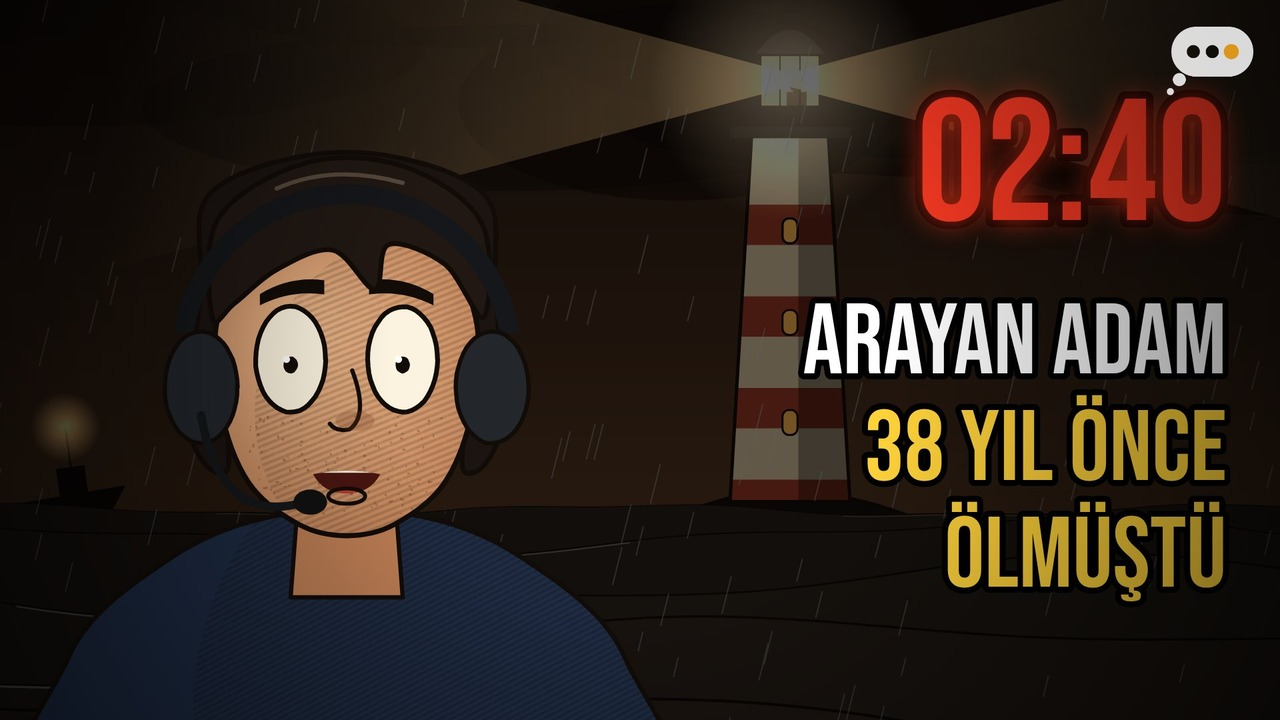
#> input picture video/02-kuzgun-feneri/kucuk-resim.jpg, 1280 x 720 px
$ python gri_zemin_ayir.py ../video/02-kuzgun-feneri/kucuk-resim.jpg ../video/02-kuzgun-feneri/kucuk-resim.jpg ../video/02-kuzgun-feneri/kucuk-resim.jpg
#> lines starting #> are read from the running program, lines starting #| are printed output that depends on the picture; after the words box and inside, x2 and y2 are one past the last pixel; in counts of white or black regions, pixels touching at a corner belong together
"""Cut subjects off a flat grey background: flood-fill background from the borders, then feather."""
import sys, numpy as np, cv2
from PIL import Image
src, out_prefix, split = sys.argv[1], sys.argv[2], sys.argv[3] == "split"
img = np.asarray(Image.open(src).convert("RGB")).astype(np.int16)
H, W, _ = img.shape
#> H = 720; W = 1280
border = np.concatenate([img[0], img[-1], img[:, 0], img[:, -1]])
bg = np.median(border, axis=0)
#> bg = [15, 11, 7]
dist = np.abs(img - bg).max(axis=2)
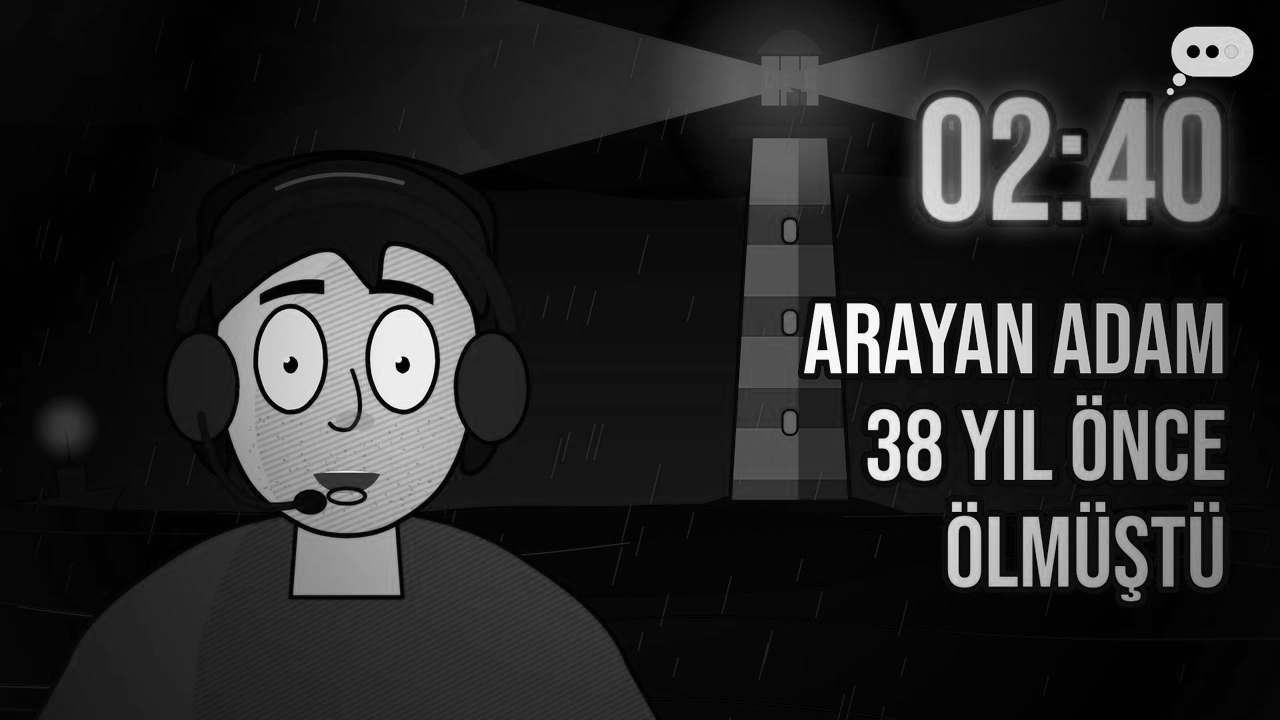
#> dist: shape (720, 1280) float64; min 1, max 248, mean 39.2
near = (dist < 18).astype(np.uint8)
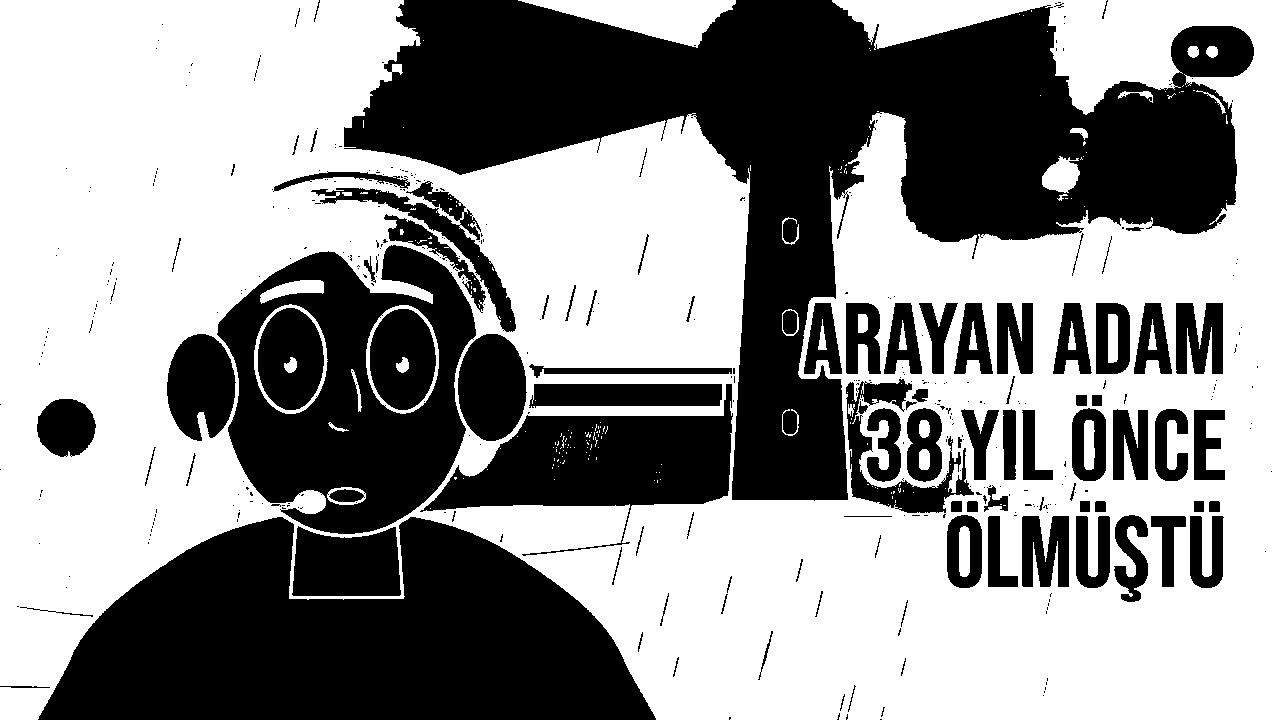
#> near: shape (720, 1280); values 0 (black) and 1 (white), 56.4% white; 411 black regions (311 under 20 px), largest, box (x1, y1, x2, y2) and area: (344, 0, 1254, 501) 159325, (38, 517, 656, 720) 84517, (217, 245, 476, 534) 40317
ff = near.copy(); mask = np.zeros((H + 2, W + 2), np.uint8)
for x in range(0, W, 8):
    for y in (0, H - 1):
        if ff[y, x] == 1: cv2.floodFill(ff, mask, (x, y), 2)
for y in range(0, H, 8):
    for x in (0, W - 1):
        if ff[y, x] == 1: cv2.floodFill(ff, mask, (x, y), 2)
fg = (ff != 2).astype(np.uint8)
#> fg: shape (720, 1280); values 0 (black) and 1 (white), 44.6% white; 403 white regions (307 under 20 px), largest, box (x1, y1, x2, y2) and area: (344, 0, 1254, 501) 161706, (38, 517, 656, 720) 84517, (217, 245, 476, 534) 54403
fg = cv2.morphologyEx(fg, cv2.MORPH_OPEN, np.ones((3, 3), np.uint8))
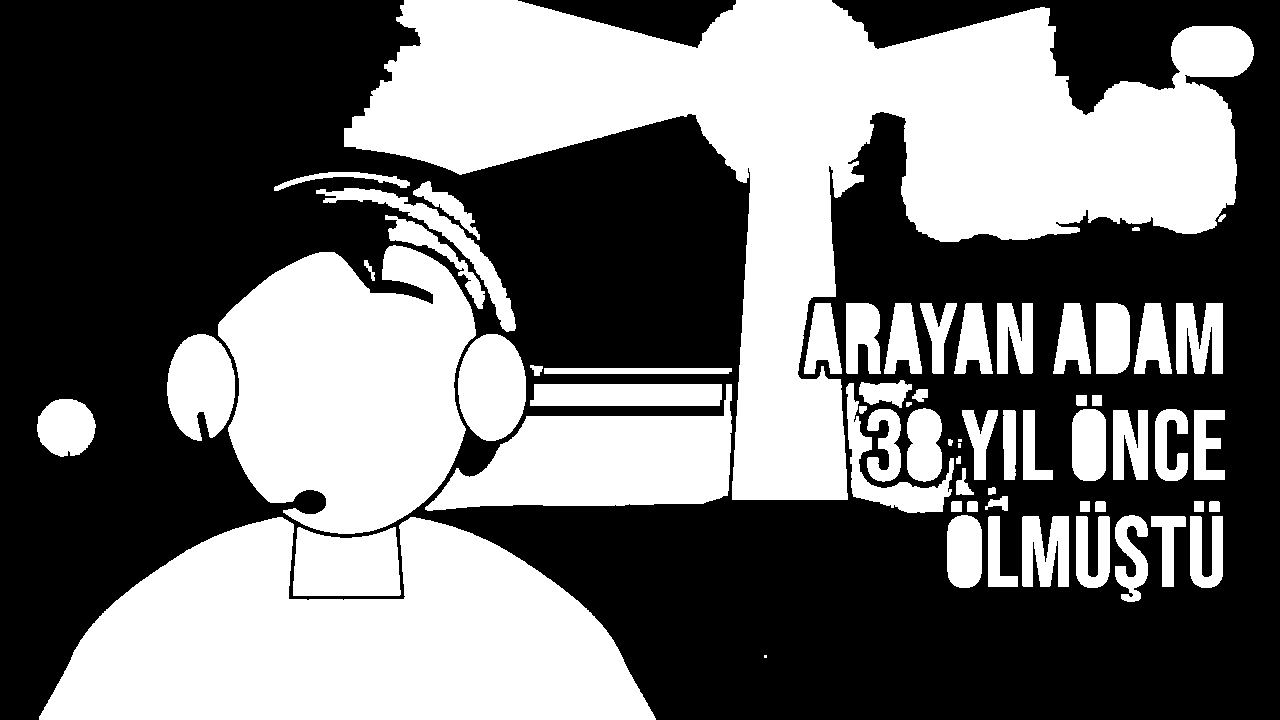
#> fg: shape (720, 1280); values 0 (black) and 1 (white), 44.1% white; 65 white regions (3 under 20 px), largest, box (x1, y1, x2, y2) and area: (344, 0, 1254, 500) 161189, (39, 517, 656, 720) 84515, (218, 245, 476, 534) 54389
alpha = cv2.GaussianBlur(fg.astype(np.float32), (0, 0), 0.8)
alpha = np.clip(alpha * 1.15, 0, 1)
rgba = np.dstack([img.astype(np.uint8), (alpha * 255).astype(np.uint8)])
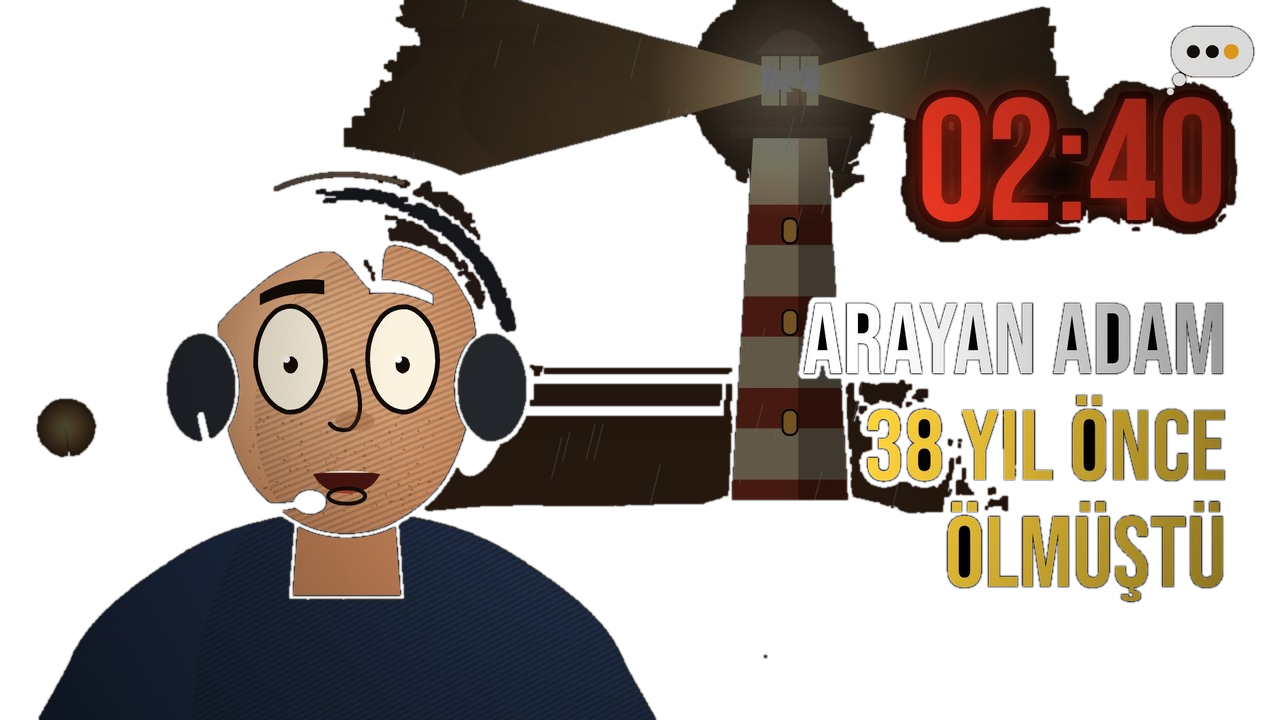
#> rgba: shape (720, 1280, 4); mean R, G, B, A 48.3, 36.6, 28.8, 113.4; transparent parts drawn white
if not split:
    Image.fromarray(rgba, "RGBA").save(out_prefix + ".png"); print("saved", out_prefix + ".png", "fg ratio", round(fg.mean(), 3)); sys.exit()
#| saved ../video/02-kuzgun-feneri/kucuk-resim.jpg.png fg ratio 0.441
#> (the program exits here)
